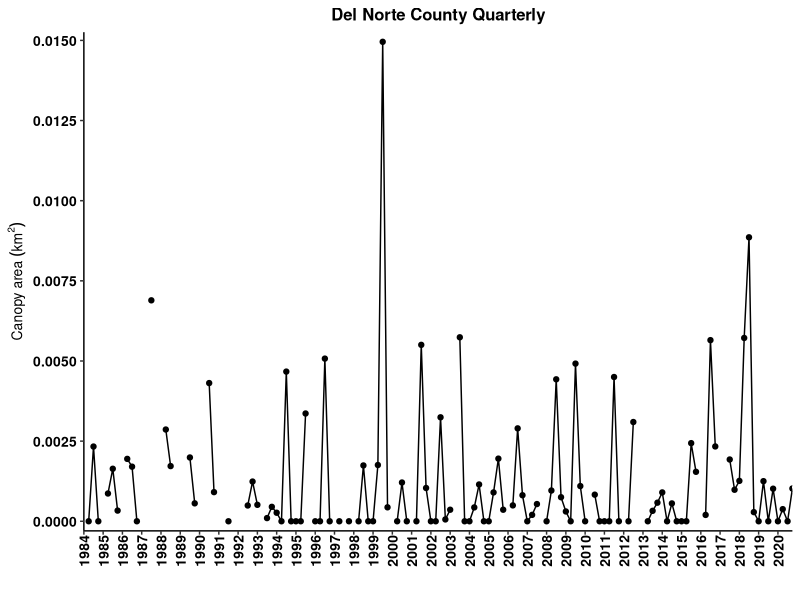
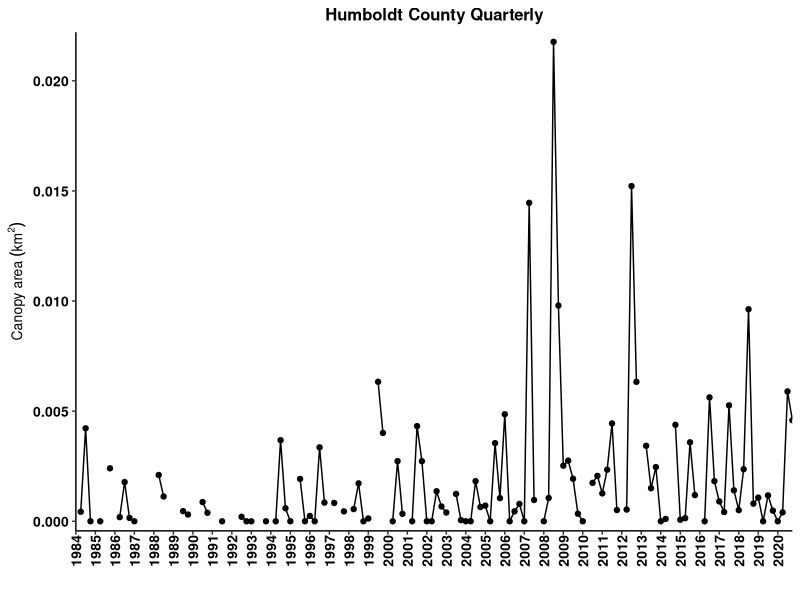
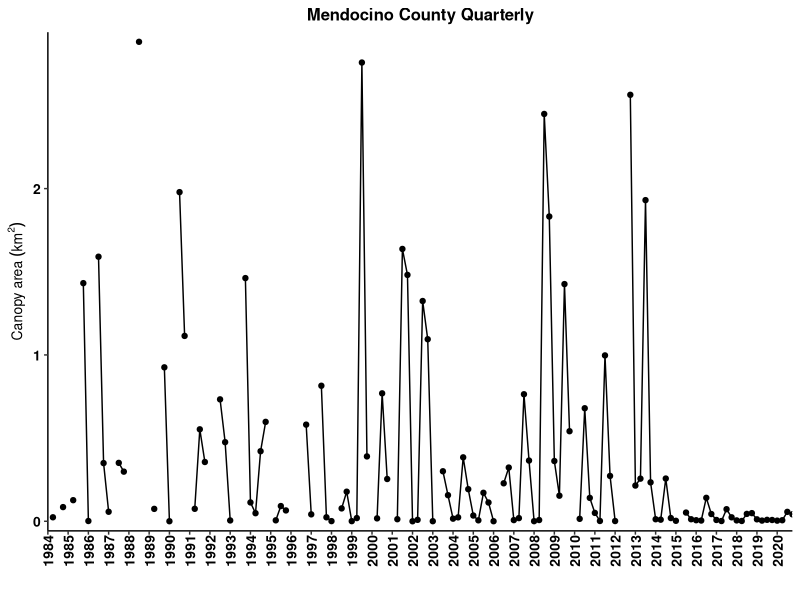
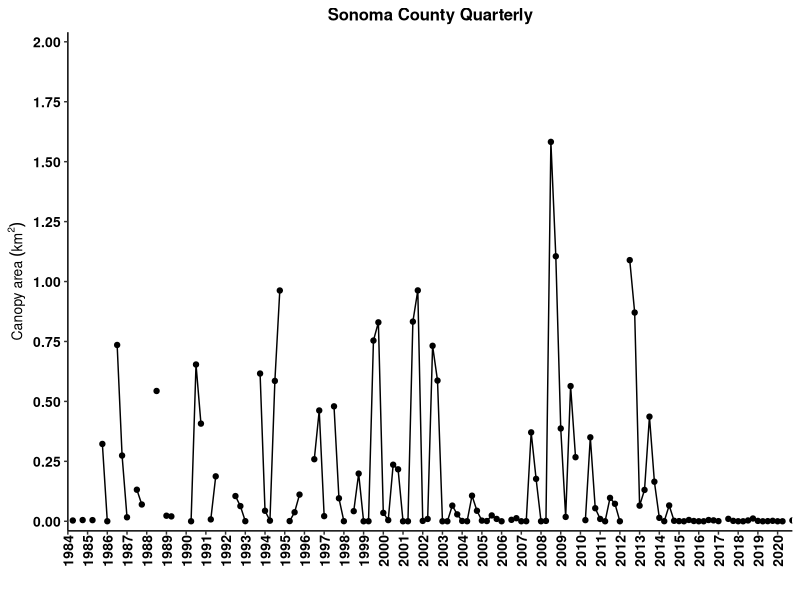
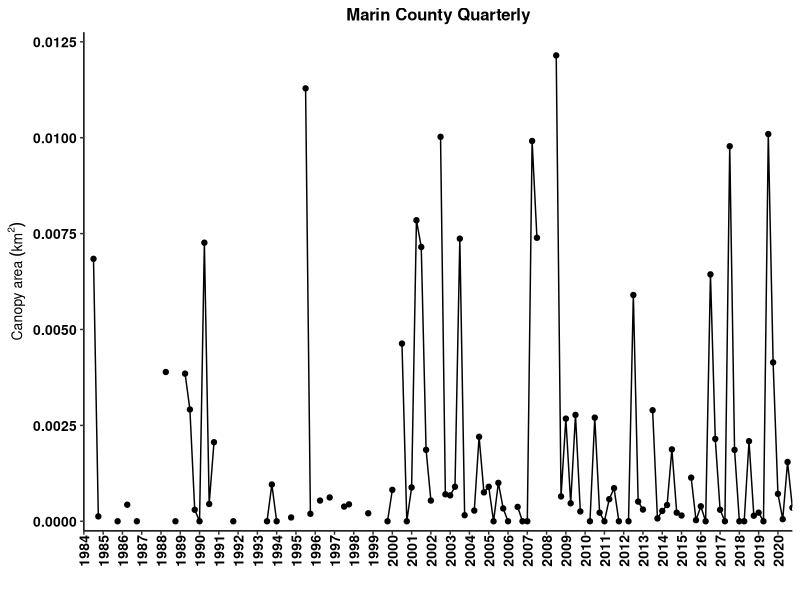
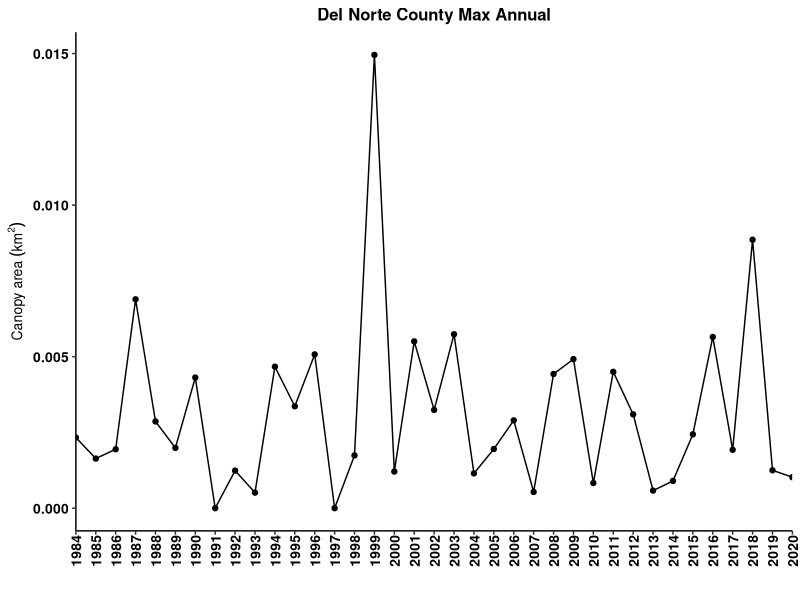
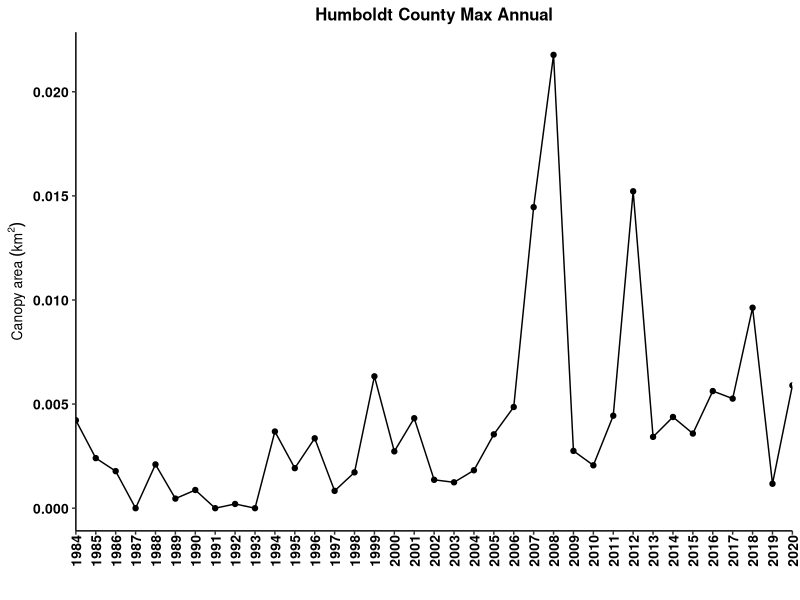
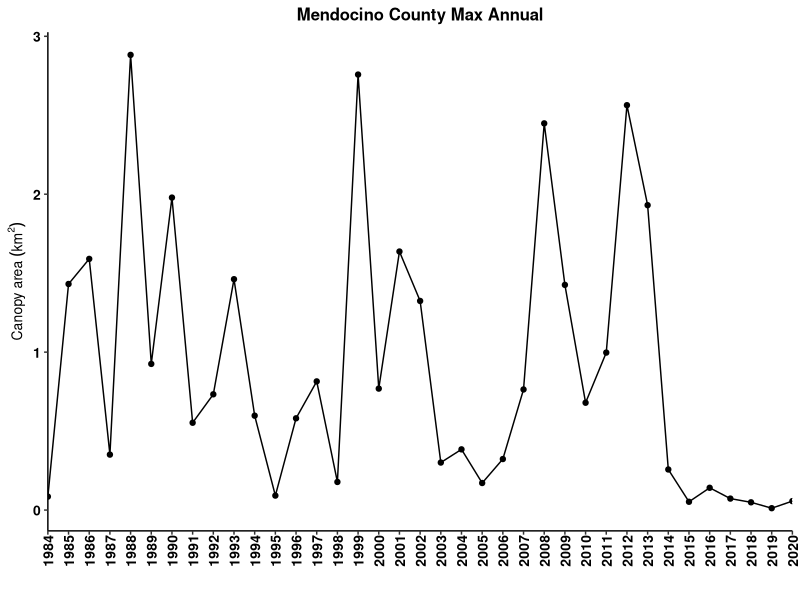

The R source for these figures, in order:
## ---- chunk 1
# to create a PDF output, change "output:html_document" to "output: pdf_document" in the header above.
# note about fig_crop:FALSE. This makes the PDF output look nicer by putting spaces btwn the figures instead of smashing them as close together as possible. It doesn't do anything to the HTML output as far as I can tell.
# how to assign username: git config --global user.name "gcontolini"
# how to add, commit, and add message in terminal: git commit -am "commit message"
# how to write commit message in terminal: write message then press esc and :wq to save and exit

knitr::opts_chunk$set(echo = FALSE, warning=FALSE)
options(knitr.table.format = "latex")

#### Load libraries ####
library(ggplot2) # plotting
library(ggpubr) # arranging plots
library(scales) # let's you put commas in the axis labels for thousands
library(dplyr) # data manipulations
library(tidyr) # data cleaning
library(readr) # better data reading?
# library(reshape2) 
# library(Rmisc)
library(ncdf4)
library(sf) # ... mapping? 
library(sp) # dnno
library(lubridate) # manipulating dates easily
library(knitr) # to knit the Rmd file
library(kableExtra) # pretty tables
library(bookdown) # pretty table additions

#### ggplot theme ####
my.theme = theme( 
   panel.background = element_blank(), 
   panel.grid.minor.x = element_blank(),
   panel.grid.major.x = element_blank(),
   panel.grid = element_blank(),
   axis.text  = element_text(size=10, face='bold', color='black'), #makes axis labels bigger
   axis.title = element_text(size=10, face="bold"), #makes axis title bigger and bold
   #axis.title.y = element_text(margin=margin(0,10,0,5)), #pushes the y axis title away from the y axis labels
   strip.background = element_blank(),
   #legend.title = element_blank(),
   #legend.text = element_text(size=8),
   legend.background = element_blank(), 
   legend.key = element_blank(), #makes the legend background behind the symbols go away.
   #axis.ticks.x = element_blank()
   axis.line = element_line(color = 'black'), 
   panel.border = element_blank(), # this removes the box around the plot   
   plot.title = element_text(size=12 ,face='bold', hjust = 0.5), # hjust 0.5 makes title centered
   axis.text.x = element_text(size = 10, angle = 90, vjust = 0.5, margin = margin(0,0,5,0)) # rotates x axis labels 90 degrees counter-clockwise, pushes bars onto x axis
)


#### Import data ####
# info on the data: https://sbclter.msi.ucsb.edu/data/catalog/package/?package=knb-lter-sbc.74

# Instructions from Dr. Tom Bell:
# “The output files show the Admin Bed # in the first column and the rest of the columns are quarters from 1984 - 2020. Area is in m2 and biomass is in fresh kg. Missing values (due to lack of imagery or clouds are labelled as -999).”

# Edible seaweed data from CDFW
# edible = read.csv('EdibleSeaweedHarvest_rfm_1-28-21.csv') # edible seaweed harvest. This one has months. That is important.
# kelp = read.csv('KelpHarvest_vers2_rfm_1-28-21.csv') # kelp harvest
## ---- chunk 2
# The loop below takes 5 minutes to run, so I have commented it out and read in the output at the end.

# #### Kelp Biomass and Area Dynamics of state waters by county ####
# #Load Admin Bed Shapefile
# #Place the lat/lon version of the Admin Bed shapefile in your working directory
# county_waters <- st_read('shapefiles/MAN_CA_CountyStateWaters.shp') 
# 
# #Open Kelp NetCDF File and put in your working directory.
# #The file can be found here: https://portal.edirepository.org/nis/mapbrowse?scope=knb-lter-sbc&identifier=74
# nc_data <- nc_open('kelpCanopyFromLandsat_2021.nc')
# # not sure yet how to open it in directly from a URL.
# # apparently this file is too big for the RStudio Cloud server. So we can't use the server. Or wait we just have to use a static .csv.
# 
# #Load necessary variables from NetCDF File
# lon <- ncvar_get(nc_data, 'lon')
# lat <- ncvar_get(nc_data, 'lat')
# years <- ncvar_get(nc_data, 'year')
# quarters <- ncvar_get(nc_data, 'quarter')
# biomass <- ncvar_get(nc_data, 'biomass')
# area <- ncvar_get(nc_data, 'area')
# 
# #Make Coordinate Dataframe
# coords <- data.frame(lon,lat)
# 
# #Create output matrices
# LN = dim(quarters)
# output_biomass <- matrix(ncol=LN, nrow=22)
# output_area <- matrix(ncol=LN, nrow=22)
# 
# # This for() loop takes 5 mins. Sorry. You could run it once and then save the output, but then it wouldn't be linked to the SBCLTER data repository anymore. 
# for(i in 1:22){
# 
#   #Pull shapefile coordinates from each admin bed
#   if (i == 17) {
#     county_coords <- as.data.frame(county_waters[i,]$geometry[[1]][[30]][[1]])
#   } else {
#     county_coords <- as.data.frame(county_waters[i,]$geometry[[1]][[1]][[1]])
#   }
# 
#   #Find the kelp coordinates that exist inside each admin bed polygon
#   kelp_poly <- point.in.polygon(lon, lat, county_coords$V1, county_coords$V2, mode.checked = FALSE)
#   TF <- which(kelp_poly %in% 1)
# 
#   #Extract biomass and area data for each polygon
#   bio_county <- biomass[TF,]
#   area_county <- area[TF,]
# 
#   #Sum biomass and area
#   bio_county_sum <- colSums(bio_county, na.rm = TRUE, dims = 1)
#   area_county_sum <- colSums(area_county, na.rm = TRUE, dims = 1)
# 
#   #Remove Columns w/ >25% No Data (Clouds)
#   #Find all NA values (missing data) in the kelp dataset
#   bio_county_NA = is.na(bio_county)
#   area_county_NA = is.na(area_county)
# 
#   #Find number of kelp pixels in the polygon
#   L = dim(bio_county)
# 
#   #Calculate the percent of NAs for each season
#   bio_county_NA_percent <- colSums(bio_county_NA, na.rm = TRUE)/L[1]
#   area_county_NA_percent <- colSums(area_county_NA, na.rm = TRUE)/L[1]
# 
#   #Find seasons with greater than 20% missing data
#   NA_GT <- which(bio_county_NA_percent > 0.25)
#   NA_GTA <- which(area_county_NA_percent > 0.25)
# 
#   #Set seasons with greater than 20% missing data to -999
#   bio_county_sum[NA_GT] = -999
#   area_county_sum[NA_GTA] = -999
# 
#   #Add summed kelp canopy data to matrix
#   output_biomass[i,] <- bio_county_sum
#   output_area[i,] <- area_county_sum
# 
# }
# 
# #Transpose Quarter and Year data
# quarterst <- t(quarters)
# yearst <- t(years)
# 
# #Add Quarter and Year data to output matrices
# output2_biomass <- rbind(quarterst, output_biomass)
# output3_biomass <- rbind(yearst, output2_biomass)
# output2_area <- rbind(quarterst, output_area)
# output3_area <- rbind(yearst, output2_area)
# 
# #Add county to output matrices
# CountiesNA <- county_waters$County
# Counties <- c(rep(NA,2),CountiesNA)
# output4_biomass <- cbind(Counties, output3_biomass)
# output4_area <- cbind(Counties, output3_area)

output4_area <- read_csv("kelp_canopy_output_ 2021-11-24 .csv")

## ---- chunk 3
canopy_area <- output4_area %>%
   as.data.frame()

# remove first col which is just row numbers
canopy_area[,1] <- NULL

# I want to plot area vs. year.quarter. This means year.quarter needs to be in a column. Currently all cols are separate. This is called wide format. I want tall format.

# create column names
names(canopy_area) <- paste(canopy_area[1,], canopy_area[2,], sep='.') # paste years with quarters to make each col have a unique name.

# rename the ID col for counties
names(canopy_area)[1] <- "county"

# remove first 2 rows since they are not canopy data, just IDs--year and quarter
canopy_area <- canopy_area[-c(1:2),] 

# convert to tall format
canopy_area_tall <- canopy_area %>% 
   pivot_longer(-'county', names_to = 'year.qtr', values_to = 'm2')

# separate year and quarter into two cols
canopy_area_tall <- canopy_area_tall %>%
   separate(col = year.qtr, sep = "[.]", into = c("year","qtr")) # omg. you have to hard bracket the period for some reason. wtf does [^[:alnum:]]+ mean and why aren't brackets used in the example?????? :((

# make number cols numeric
canopy_area_tall$year <- as.numeric(canopy_area_tall$year)
canopy_area_tall$qtr <- as.numeric(canopy_area_tall$qtr)
canopy_area_tall$m2 <- as.numeric(canopy_area_tall$m2)

# make quarters actual quarter decimals for plotting
qtrs <- seq(0,0.75,0.25)
for(i in 1:4) {
   canopy_area_tall$qtr[which(canopy_area_tall$qtr == i)] <- qtrs[i]
}

# add year and quarter to get a continuous time column. Note that the tibble hides the decimals place for no apparent reason but the sum is correct.
canopy_area_tall$year.qtr <- canopy_area_tall$year + canopy_area_tall$qtr

# Change negative area to NA
canopy_area_tall$m2[which(canopy_area_tall$m2 < 0)] = NA

# Convert m2 to km2
canopy_area_tall$km2 = canopy_area_tall$m2 / 1e6
## ---- chunk 4
# All quarters
## Del Norte
ggplot(canopy_area_tall[which(canopy_area_tall$county == 'Del Norte'),], aes(x = year.qtr, y = km2)) +
   geom_point() +
   geom_line() +
   scale_x_continuous(breaks = 1984:2021, expand = c(0,0)) +
   scale_y_continuous(breaks = seq(0, 0.015, 0.0025), expand = c(0.02,0)) +
   labs(x = '',  y =  bquote('Canopy area'~(km^2))) +
   ggtitle('Del Norte County Quarterly') +
   my.theme

## Humboldt
ggplot(canopy_area_tall[which(canopy_area_tall$county == 'Humboldt'),], aes(x = year.qtr, y = km2)) +
   geom_point() +
   geom_line() +
   scale_x_continuous(breaks = 1984:2021, expand = c(0,0)) +
   scale_y_continuous(expand = c(0.02,0)) +
   labs(x = '',  y =  bquote('Canopy area'~(km^2))) +
   ggtitle('Humboldt County Quarterly') +
   my.theme

## Mendocino
ggplot(canopy_area_tall[which(canopy_area_tall$county == 'Mendocino'),], aes(x = year.qtr, y = km2)) +
   geom_point() +
   geom_line() +
   scale_x_continuous(breaks = 1984:2021, expand = c(0,0)) +
   scale_y_continuous(expand = c(0.02,0)) +
   labs(x = '', y =  bquote('Canopy area'~(km^2))) +
   ggtitle('Mendocino County Quarterly') +
   my.theme

## Sonoma
ggplot(canopy_area_tall[which(canopy_area_tall$county == 'Sonoma'),], aes(x = year.qtr, y = km2)) +
   geom_point() +
   geom_line() +
   scale_x_continuous(breaks = 1984:2021, expand = c(0,0)) +
   scale_y_continuous(limits = c(0,2), breaks = seq(0, 2, 0.25), expand = c(0.02,0)) +
   labs(x = '', y =  bquote('Canopy area'~(km^2))) +
   ggtitle('Sonoma County Quarterly') +
   my.theme

## Marin
ggplot(canopy_area_tall[which(canopy_area_tall$county == 'Marin'),], aes(x = year.qtr, y = km2)) +
   geom_point() +
   geom_line() +
   scale_x_continuous(breaks = 1984:2021, expand = c(0,0)) +
   scale_y_continuous(limits = c(0, 0.0125), breaks = seq(0, 0.0125, 0.0025), expand = c(0.02,0)) +
   labs(x = '', y =  bquote('Canopy area'~(km^2))) +
   ggtitle('Marin County Quarterly') +
   my.theme
## ---- chunk 5
# Maximum canopy area. in each year and county, find the maximum km2 value.
canopy_area_max_annual <- canopy_area_tall %>%
  group_by(county, year) %>%
  summarise(max.km2 = max(km2, na.rm = T), .groups = 'drop')
  
##Del Norte
ggplot(canopy_area_max_annual[which(canopy_area_max_annual$county == 'Del Norte'),], aes(x = year, y = max.km2)) +
   geom_point() +
   geom_line() +
   scale_x_continuous(breaks = 1984:2021, expand = c(0,0)) +
   #scale_y_continuous(breaks = seq(0, 0.015, 0.0025), expand = c(0.05,0)) +
   labs(x = '',  y =  bquote('Canopy area'~(km^2))) +
   ggtitle('Del Norte County Max Annual') +
   my.theme 

## Humboldt
ggplot(canopy_area_max_annual[which(canopy_area_max_annual$county == 'Humboldt'),], aes(x = year, y = max.km2)) +
   geom_point() +
   geom_line() +
   scale_x_continuous(breaks = 1984:2021, expand = c(0,0)) +
   #scale_y_continuous(breaks = seq(0, 0.015, 0.0025), expand = c(0.05,0)) +
   labs(x = '',  y =  bquote('Canopy area'~(km^2))) +
   ggtitle('Humboldt County Max Annual') +
   my.theme 

## Mendocino
ggplot(canopy_area_max_annual[which(canopy_area_max_annual$county == 'Mendocino'),], aes(x = year, y = max.km2)) +
   geom_point() +
   geom_line() +
   scale_x_continuous(breaks = 1984:2021, expand = c(0,0)) +
   #scale_y_continuous(breaks = seq(0, 0.015, 0.0025), expand = c(0.05,0)) +
   labs(x = '',  y =  bquote('Canopy area'~(km^2))) +
   ggtitle('Mendocino County Max Annual') +
   my.theme 

## Sonoma
ggplot(canopy_area_max_annual[which(canopy_area_max_annual$county == 'Sonoma'),], aes(x = year, y = max.km2)) +
   geom_point() +
   geom_line() +
   scale_x_continuous(breaks = 1984:2021, expand = c(0,0)) +
   #scale_y_continuous(breaks = seq(0, 0.015, 0.0025), expand = c(0.05,0)) +
   labs(x = '',  y =  bquote('Canopy area'~(km^2))) +
   ggtitle('Sonoma County Max Annual') +
   my.theme 

## Marin
ggplot(canopy_area_max_annual[which(canopy_area_max_annual$county == 'Marin'),], aes(x = year, y = max.km2)) +
   geom_point() +
   geom_line() +
   scale_x_continuous(breaks = 1984:2021, expand = c(0,0)) +
   #scale_y_continuous(breaks = seq(0, 0.015, 0.0025), expand = c(0.05,0)) +
   labs(x = '',  y =  bquote('Canopy area'~(km^2))) +
   ggtitle('Marin County Max Annual') +
   my.theme 

# Figure 2. Annual maximum canopy area (measured quarterly) in state waters in coastal counties as estimated from Landsat satellites (Santa Barbara Coastal LTER et al. 2021). Canopy area does not distinguish between bull kelp and giant kelp. Data is updated through the last quarter of 2020.
